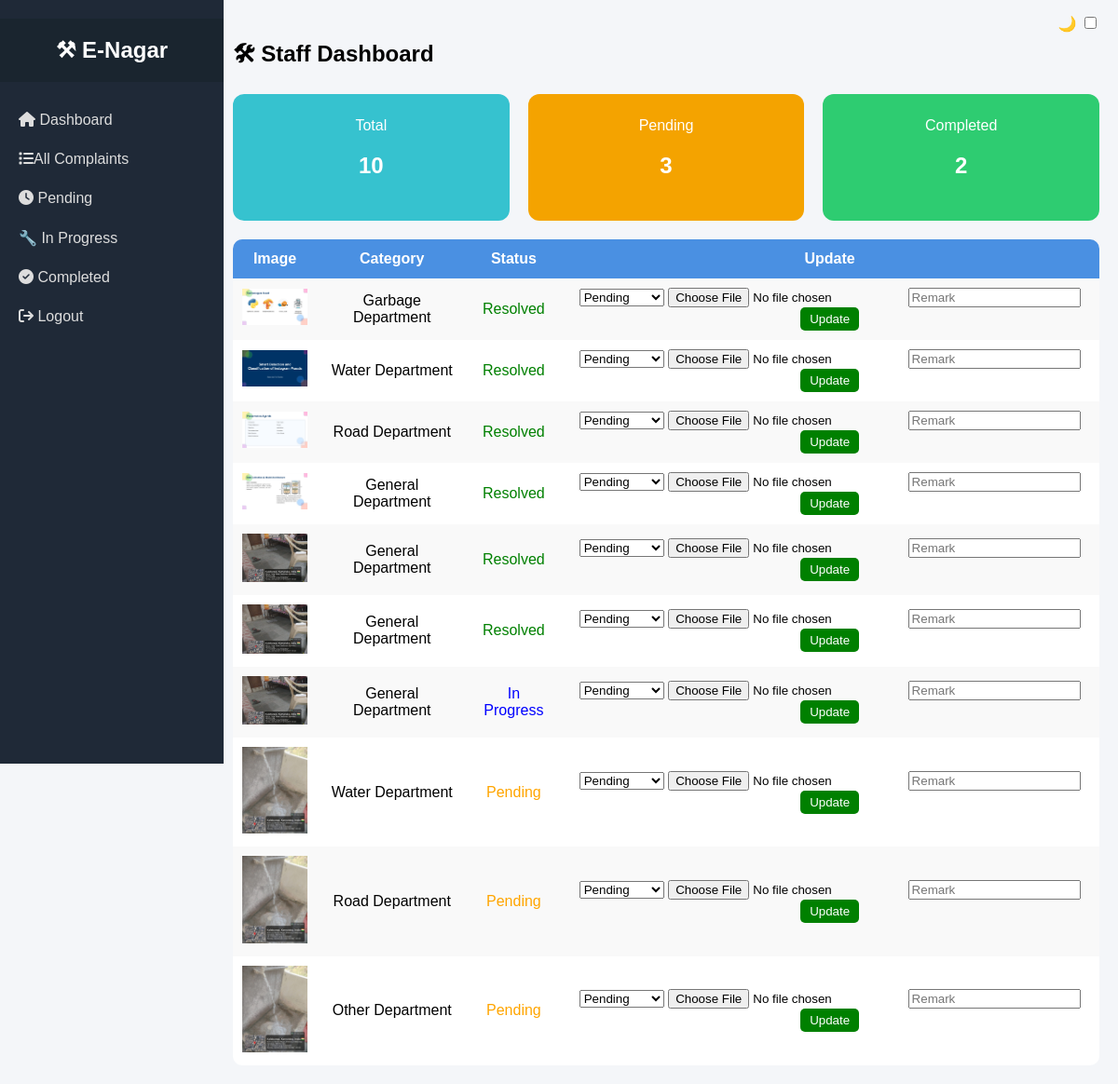
The page /staff/ (signed in) on the database its author committed.
### main/models.py (models this page shows, shortened)
class Complaint(models.Model):
    user = models.ForeignKey(User, on_delete=models.CASCADE)
    category = models.CharField(max_length=50, choices=CATEGORY_CHOICES)
    department = models.CharField(max_length=100, default="General")
    image = models.ImageField(upload_to='complaints/')
    description = models.TextField(blank=True)
    status = models.CharField(max_length=20, choices=STATUS_CHOICES, default='pending')
    created_at = models.DateTimeField(auto_now_add=True)
    assigned_officer = models.ForeignKey(
        User,
        on_delete=models.SET_NULL,
        null=True,
        blank=True,
        related_name='assigned_complaints'
    )
    latitude = models.FloatField(null=True, blank=True)
    longitude = models.FloatField(null=True, blank=True)
    address = models.TextField(blank=True, null=True)

### main/views.py (the view)
# urls.py: path('staff/', views.staff_dashboard, name='staff_dashboard'),
@login_required
@login_required
def staff_dashboard(request):
    complaints = Complaint.objects.all()
    status = request.GET.get('status')
    if status == "pending":
        complaints = complaints.filter(status='pending')
    elif status == "in_progress":
        complaints = complaints.filter(status='in_progress')
    elif status == "resolved":
        complaints = complaints.filter(status='resolved')
    total = Complaint.objects.count()
    pending_count = Complaint.objects.filter(status='pending').count()
    completed_count = Complaint.objects.filter(status='resolved').count()
    return render(request, 'office/dashboard.html', {
        'complaints': complaints,
        'total': total,
        'pending_count': pending_count,
        'completed_count': completed_count
    })

### main/templates/office/dashboard.html (shortened to what this page needs)
{% extends 'office/base.html' %}
{% block content %}
<h2>🛠 Staff Dashboard</h2>
<div class="cards">
    <div class="card blue">Total<br><h2>{{ total }}</h2></div>
    <div class="card orange">Pending<br><h2>{{ pending_count }}</h2></div>
    <div class="card green">Completed<br><h2>{{ completed_count }}</h2></div>
</div>
<table>
<tr>
    <th>Image</th>
    <th>Category</th>
    <th>Status</th>
    <th>Update</th>
</tr>
{% for c in complaints %}
<tr>
<td>
    {% if c.image %}
        <img src="{{ c.image.url }}" width="70">
    {% endif %}
</td>
<td>{{ c.category|title }} Department</td>
<td>
    {% if c.status == "pending" %}
        <span style="color:orange;">Pending</span>
    {% elif c.status == "in_progress" %}
        <span style="color:blue;">In Progress</span>
    {% else %}
        <span style="color:green;">Resolved</span>
    {% endif %}
</td>
<td>
<form method="POST" action="{% url 'update_status' c.id %}" enctype="multipart/form-data">
    <select name="status">
        <option value="pending">Pending</option>
    </select>
    <input type="file" name="completed_image">
    <input type="text" name="remark" placeholder="Remark">
    <button class="btn">Update</button>
</form>
</td>
</tr>
{% endfor %}
</table>
{% endblock %}

### main/templates/office/base.html (style rules this page uses)
body { margin: 0; font-family: Arial; display: flex; background: #f4f6f9; }

### main/templates/office/dashboard.html (style rules this page uses)
.cards { display: flex; gap: 20px; margin-bottom: 20px; }
.card { flex: 1; padding: 25px; border-radius: 12px; color: white; text-align: center; }
.blue { background: #36c2cf; }
.orange { background: #f4a300; }
.green { background: #2ecc71; }
table { width: 100%; background: white; border-collapse: collapse; border-radius: 10px; overflow: hidden; }
th { background: #4a90e2; color: white; padding: 12px; }
td { padding: 10px; text-align: center; }
tr:nth-child(even) { background: #f9f9f9; }
.btn { background: green; color: white; padding: 5px 10px; border: none; border-radius: 5px; }

### rows shown on the page
Complaint: image (picture), category "Garbage", status "Resolved"
Complaint: image (picture), category "Water", status "Resolved"
Complaint: image (picture), category "Road", status "Resolved"
Complaint: image (picture), category "General", status "Resolved"
Complaint: image (picture), category "General", status "Resolved"
Complaint: image (picture), category "General", status "Resolved"
Complaint: image (picture), category "General", status "In Progress"
Complaint: image (picture), category "Water", status "Pending"
Complaint: image (picture), category "Road", status "Pending"
Complaint: image (picture), category "Other", status "Pending"

### other values the page prints
{{ total }} "10"
{{ pending_count }} "3"
{{ completed_count }} "2"
